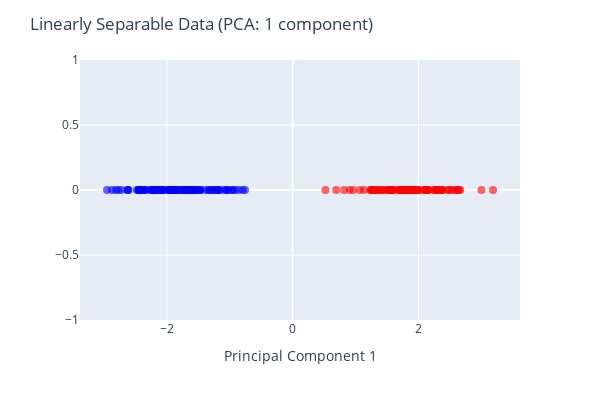

Notebook cell for this chart:
### Markdown cell above
As you can see, the first component separates both groups.

### Code cell
# Projecting the transformed data into the first component space
figL1 = px.scatter(x=dataL[:, 0], y=np.zeros_like(dataL[:, 0]), 
                   color=yl, color_continuous_scale='bluered')
figL1.update_traces(marker=dict(size=8, opacity=0.6))
figL1.update_layout(coloraxis_showscale=False, 
                    width=600, height=400, 
                    xaxis_title='Principal Component 1', yaxis_title='', 
                    title='Linearly Separable Data (PCA: 1 component)')
figL1.show()

### Figure 1 — Plotly figure (JSON) as saved in the notebook; plotly's stock layout.template omitted (floating-point values rounded to 4 significant figures; data arrays with more than 128 entries replaced by an {"elided": "..."} marker saying what was removed)
{"data": [{"hovertemplate": "x=%{x}<br>y=%{y}<br>color=%{marker.color}<extra></extra>", "legendgroup": "", "marker": {"color": {"elided": "200 int values"}, "coloraxis": "coloraxis", "opacity": 0.6, "size": 8, "symbol": "circle"}, "mode": "markers", "name": "", "orientation": "v", "showlegend": false, "type": "scatter", "x": {"elided": "200 float values"}, "xaxis": "x", "y": {"elided": "200 int values"}, "yaxis": "y"}], "layout": {"coloraxis": {"colorbar": {"title": {"text": "color"}}, "colorscale": [[0, "rgb(0,0,255)"], [1, "rgb(255,0,0)"]], "showscale": false}, "height": 400, "legend": {"tracegroupgap": 0}, "margin": {"t": 60}, "title": {"text": "Linearly Separable Data (PCA: 1 component)"}, "width": 600, "xaxis": {"anchor": "y", "domain": [0, 1], "title": {"text": "Principal Component 1"}}, "yaxis": {"anchor": "x", "domain": [0, 1], "title": {"text": ""}}}}
